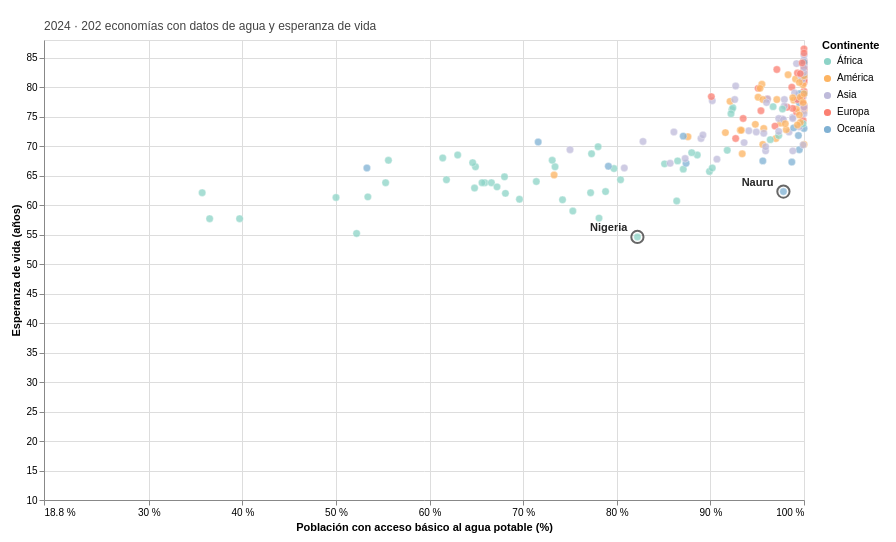

Notebook cell for this chart:
### Code cell
agua = agua.assign(
    continente=agua["iso3"].map(continente_por_iso3).fillna("Sin clasificar")
)

paleta_agua = {
    "África": "#8dd3c7",
    "América": "#fdb462",
    "Asia": "#bebada",
    "Europa": "#fb8072",
    "Oceanía": "#80b1d3",
}
continentes_agua = list(paleta_agua)
colores_agua = list(paleta_agua.values())

if "Sin clasificar" in agua["continente"].values:
    continentes_agua.append("Sin clasificar")
    colores_agua.append("#666666")

cobertura_agua = agua.groupby("anio", as_index=False)["iso3"].nunique()
cobertura_agua["texto"] = (
    cobertura_agua["anio"].astype(str)
    + " · "
    + cobertura_agua["iso3"].astype(str)
    + " economías con datos de agua y esperanza de vida"
)

anio_agua = alt.param(
    name="anio_agua",
    value=HASTA,
    bind=alt.binding_range(min=DESDE, max=HASTA, step=1, name="Año: "),
)
buscar_agua = alt.param(
    name="buscar_agua",
    value="",
    bind=alt.binding(
        input="search", placeholder="Ej.: Argentina", name="Buscar un país: ",
    ),
)
COINCIDE_AGUA = (
    "length(buscar_agua) > 1 && "
    "indexof(lower(datum.pais), lower(buscar_agua)) >= 0"
)

acceso_min_agua = float(agua["valor"].min())
x_agua = alt.X(
    "valor:Q",
    title="Población con acceso básico al agua potable (%)",
    scale=alt.Scale(type="linear", domain=[acceso_min_agua, 100], nice=False),
    axis=alt.Axis(
        values=[acceso_min_agua] + list(range(30, 101, 10)),
        labelExpr="format(datum.value, '~f') + ' %'",
    ),
)
vida_min_agua = int(agua["vida"].min() // 10) * 10
y_agua = alt.Y(
    "vida:Q",
    title="Esperanza de vida (años)",
    scale=alt.Scale(domain=[vida_min_agua, 88], nice=False),
)

base_agua = alt.Chart(agua).transform_filter(alt.datum.anio == anio_agua)

FICHA_AGUA = [
    alt.Tooltip("pais:N", title="País"),
    alt.Tooltip("continente:N", title="Continente"),
    alt.Tooltip("region:N", title="Región del Banco Mundial"),
    alt.Tooltip("fecha_anio:T", title="Año", format="%Y"),
    alt.Tooltip("valor:Q", title="Acceso básico a agua (% de la población)", format=".1f"),
    alt.Tooltip("vida:Q", title="Esperanza de vida (años)", format=".1f"),
]

color_continente_agua = alt.Color(
    "continente:N",
    title="Continente",
    scale=alt.Scale(domain=continentes_agua, range=colores_agua),
    legend=alt.Legend(
        orient="right", direction="vertical", symbolSize=75, symbolOpacity=1,
    ),
)
opacidad_puntos = (
    alt.when(COINCIDE_AGUA).then(alt.value(1))
    .when("length(buscar_agua) > 1").then(alt.value(0.18))
    .otherwise(alt.value(0.76))
)

puntos_agua = base_agua.mark_circle(
    size=55, stroke="white", strokeWidth=0.45,
).encode(
    x=x_agua,
    y=y_agua,
    color=color_continente_agua,
    opacity=opacidad_puntos,
    tooltip=FICHA_AGUA,
)

# Recorrido del país buscado hasta el año elegido.
recorrido = alt.Chart(agua).transform_filter(
    f"{COINCIDE_AGUA} && datum.anio <= anio_agua"
)
linea_recorrido = recorrido.mark_line(
    color="#262626",
    strokeWidth=1.5,
    point=alt.OverlayMarkDef(size=12, color="#262626"),
).encode(x=x_agua, y=y_agua, detail="pais:N", order="anio:Q")

nombre_recorrido = base_agua.transform_filter(COINCIDE_AGUA).mark_text(
    align="right", dx=-8, dy=-8, fontWeight="bold",
).encode(x=x_agua, y=y_agua, text="pais:N")

encabezado_agua = alt.Chart(cobertura_agua).transform_filter(
    alt.datum.anio == anio_agua
).mark_text(
    align="left", x=0, y=-14, fontSize=12, color="#444444",
).encode(text="texto:N")

casos_agua = base_agua.transform_filter(
    "length(buscar_agua) <= 1 && (datum.iso3 == 'NRU' || datum.iso3 == 'NGA')"
)
aros_agua = casos_agua.mark_point(
    shape="circle", filled=False, size=150, stroke="#262626", strokeWidth=2,
).encode(x=x_agua, y=y_agua, tooltip=FICHA_AGUA)

etiquetas_casos_agua = casos_agua.mark_text(
    align="right", dx=-10, dy=-9, fontWeight="bold", color="#262626",
).encode(x=x_agua, y=y_agua, text="pais:N", tooltip=FICHA_AGUA)

grafico_2 = (
    puntos_agua + linea_recorrido + nombre_recorrido + encabezado_agua
    + aros_agua + etiquetas_casos_agua
).add_params(
    anio_agua, buscar_agua,
).properties(
    width=760,
    height=460,
    padding={"top": 20, "left": 10, "right": 16, "bottom": 10},
)

grafico_2

### Figure 1 — Vega-Lite specification as saved in the notebook (floating-point values rounded to 4 significant figures; data arrays with more than 128 entries replaced by an {"elided": "..."} marker saying what was removed)
{"config": {"view": {"continuousWidth": 300, "continuousHeight": 300}}, "layer": [{"mark": {"type": "circle", "size": 55, "stroke": "white", "strokeWidth": 0.45}, "encoding": {"color": {"field": "continente", "legend": {"direction": "vertical", "orient": "right", "symbolOpacity": 1, "symbolSize": 75}, "scale": {"domain": ["África", "América", "Asia", "Europa", "Oceanía"], "range": ["#8dd3c7", "#fdb462", "#bebada", "#fb8072", "#80b1d3"]}, "title": "Continente", "type": "nominal"}, "opacity": {"condition": [{"test": "length(buscar_agua) > 1 && indexof(lower(datum.pais), lower(buscar_agua)) >= 0", "value": 1}, {"test": "length(buscar_agua) > 1", "value": 0.18}], "value": 0.76}, "tooltip": [{"field": "pais", "title": "País", "type": "nominal"}, {"field": "continente", "title": "Continente", "type": "nominal"}, {"field": "region", "title": "Región del Banco Mundial", "type": "nominal"}, {"field": "fecha_anio", "format": "%Y", "title": "Año", "type": "temporal"}, {"field": "valor", "format": ".1f", "title": "Acceso básico a agua (% de la población)", "type": "quantitative"}, {"field": "vida", "format": ".1f", "title": "Esperanza de vida (años)", "type": "quantitative"}], "x": {"axis": {"labelExpr": "format(datum.value, '~f') + ' %'", "values": [18.8, 30, 40, 50, 60, 70, 80, 90, 100]}, "field": "valor", "scale": {"domain": [18.8, 100], "nice": false, "type": "linear"}, "title": "Población con acceso básico al agua potable (%)", "type": "quantitative"}, "y": {"field": "vida", "scale": {"domain": [10, 88], "nice": false}, "title": "Esperanza de vida (años)", "type": "quantitative"}}, "transform": [{"filter": "(datum.anio === anio_agua)"}]}, {"mark": {"type": "line", "color": "#262626", "point": {"color": "#262626", "size": 12}, "strokeWidth": 1.5}, "encoding": {"detail": {"field": "pais", "type": "nominal"}, "order": {"field": "anio", "type": "quantitative"}, "x": {"axis": {"labelExpr": "format(datum.value, '~f') + ' %'", "values": [18.8, 30, 40, 50, 60, 70, 80, 90, 100]}, "field": "valor", "scale": {"domain": [18.8, 100], "nice": false, "type": "linear"}, "title": "Población con acceso básico al agua potable (%)", "type": "quantitative"}, "y": {"field": "vida", "scale": {"domain": [10, 88], "nice": false}, "title": "Esperanza de vida (años)", "type": "quantitative"}}, "transform": [{"filter": "length(buscar_agua) > 1 && indexof(lower(datum.pais), lower(buscar_agua)) >= 0 && datum.anio <= anio_agua"}]}, {"mark": {"type": "text", "align": "right", "dx": -8, "dy": -8, "fontWeight": "bold"}, "encoding": {"text": {"field": "pais", "type": "nominal"}, "x": {"axis": {"labelExpr": "format(datum.value, '~f') + ' %'", "values": [18.8, 30, 40, 50, 60, 70, 80, 90, 100]}, "field": "valor", "scale": {"domain": [18.8, 100], "nice": false, "type": "linear"}, "title": "Población con acceso básico al agua potable (%)", "type": "quantitative"}, "y": {"field": "vida", "scale": {"domain": [10, 88], "nice": false}, "title": "Esperanza de vida (años)", "type": "quantitative"}}, "transform": [{"filter": "(datum.anio === anio_agua)"}, {"filter": "length(buscar_agua) > 1 && indexof(lower(datum.pais), lower(buscar_agua)) >= 0"}]}, {"data": {"name": "data-eb0c8e4a08228ed7a16c5e336a2e236a"}, "mark": {"type": "text", "align": "left", "color": "#444444", "fontSize": 12, "x": 0, "y": -14}, "encoding": {"text": {"field": "texto", "type": "nominal"}}, "transform": [{"filter": "(datum.anio === anio_agua)"}]}, {"data": {"name": "data-d77b82fc775ab1666d98e46c457b9c4e"}, "mark": {"type": "point", "filled": false, "shape": "circle", "size": 150, "stroke": "#262626", "strokeWidth": 2}, "encoding": {"tooltip": [{"field": "pais", "title": "País", "type": "nominal"}, {"field": "continente", "title": "Continente", "type": "nominal"}, {"field": "region", "title": "Región del Banco Mundial", "type": "nominal"}, {"field": "fecha_anio", "format": "%Y", "title": "Año", "type": "temporal"}, {"field": "valor", "format": ".1f", "title": "Acceso básico a agua (% de la población)", "type": "quantitative"}, {"field": "vida", "format": ".1f", "title": "Esperanza de vida (años)", "type": "quantitative"}], "x": {"axis": {"labelExpr": "format(datum.value, '~f') + ' %'", "values": [18.8, 30, 40, 50, 60, 70, 80, 90, 100]}, "field": "valor", "scale": {"domain": [18.8, 100], "nice": false, "type": "linear"}, "title": "Población con acceso básico al agua potable (%)", "type": "quantitative"}, "y": {"field": "vida", "scale": {"domain": [10, 88], "nice": false}, "title": "Esperanza de vida (años)", "type": "quantitative"}}, "transform": [{"filter": "(datum.anio === anio_agua)"}, {"filter": "length(buscar_agua) <= 1 && (datum.iso3 == 'NRU' || datum.iso3 == 'NGA')"}]}, {"data": {"name": "data-d77b82fc775ab1666d98e46c457b9c4e"}, "mark": {"type": "text", "align": "right", "color": "#262626", "dx": -10, "dy": -9, "fontWeight": "bold"}, "encoding": {"text": {"field": "pais", "type": "nominal"}, "tooltip": [{"field": "pais", "title": "País", "type": "nominal"}, {"field": "continente", "title": "Continente", "type": "nominal"}, {"field": "region", "title": "Región del Banco Mundial", "type": "nominal"}, {"field": "fecha_anio", "format": "%Y", "title": "Año", "type": "temporal"}, {"field": "valor", "format": ".1f", "title": "Acceso básico a agua (% de la población)", "type": "quantitative"}, {"field": "vida", "format": ".1f", "title": "Esperanza de vida (años)", "type": "quantitative"}], "x": {"axis": {"labelExpr": "format(datum.value, '~f') + ' %'", "values": [18.8, 30, 40, 50, 60, 70, 80, 90, 100]}, "field": "valor", "scale": {"domain": [18.8, 100], "nice": false, "type": "linear"}, "title": "Población con acceso básico al agua potable (%)", "type": "quantitative"}, "y": {"field": "vida", "scale": {"domain": [10, 88], "nice": false}, "title": "Esperanza de vida (años)", "type": "quantitative"}}, "transform": [{"filter": "(datum.anio === anio_agua)"}, {"filter": "length(buscar_agua) <= 1 && (datum.iso3 == 'NRU' || datum.iso3 == 'NGA')"}]}], "data": {"name": "data-d77b82fc775ab1666d98e46c457b9c4e"}, "height": 460, "padding": {"top": 20, "left": 10, "right": 16, "bottom": 10}, "params": [{"name": "anio_agua", "bind": {"input": "range", "max": 2024, "min": 2000, "name": "Año: ", "step": 1}, "value": 2024}, {"name": "buscar_agua", "bind": {"input": "search", "name": "Buscar un país: ", "placeholder": "Ej.: Argentina"}, "value": ""}], "width": 760, "$schema": "https://vega.github.io/schema/vega-lite/v5.20.1.json", "datasets": {"data-d77b82fc775ab1666d98e46c457b9c4e": {"elided": "5209 records"}, "data-eb0c8e4a08228ed7a16c5e336a2e236a": [{"anio": 2000, "iso3": 203, "texto": "2000 · 203 economías con datos de agua y esperanza de vida"}, {"anio": 2001, "iso3": 204, "texto": "2001 · 204 economías con datos de agua y esperanza de vida"}, {"anio": 2002, "iso3": 206, "texto": "2002 · 206 economías con datos de agua y esperanza de vida"}, {"anio": 2003, "iso3": 206, "texto": "2003 · 206 economías con datos de agua y esperanza de vida"}, {"anio": 2004, "iso3": 206, "texto": "2004 · 206 economías con datos de agua y esperanza de vida"}, {"anio": 2005, "iso3": 209, "texto": "2005 · 209 economías con datos de agua y esperanza de vida"}, {"anio": 2006, "iso3": 210, "texto": "2006 · 210 economías con datos de agua y esperanza de vida"}, {"anio": 2007, "iso3": 210, "texto": "2007 · 210 economías con datos de agua y esperanza de vida"}, {"anio": 2008, "iso3": 211, "texto": "2008 · 211 economías con datos de agua y esperanza de vida"}, {"anio": 2009, "iso3": 212, "texto": "2009 · 212 economías con datos de agua y esperanza de vida"}, {"anio": 2010, "iso3": 212, "texto": "2010 · 212 economías con datos de agua y esperanza de vida"}, {"anio": 2011, "iso3": 213, "texto": "2011 · 213 economías con datos de agua y esperanza de vida"}, {"anio": 2012, "iso3": 213, "texto": "2012 · 213 economías con datos de agua y esperanza de vida"}, {"anio": 2013, "iso3": 213, "texto": "2013 · 213 economías con datos de agua y esperanza de vida"}, {"anio": 2014, "iso3": 213, "texto": "2014 · 213 economías con datos de agua y esperanza de vida"}, {"anio": 2015, "iso3": 213, "texto": "2015 · 213 economías con datos de agua y esperanza de vida"}, {"anio": 2016, "iso3": 214, "texto": "2016 · 214 economías con datos de agua y esperanza de vida"}, {"anio": 2017, "iso3": 211, "texto": "2017 · 211 economías con datos de agua y esperanza de vida"}, {"anio": 2018, "iso3": 207, "texto": "2018 · 207 economías con datos de agua y esperanza de vida"}, {"anio": 2019, "iso3": 206, "texto": "2019 · 206 economías con datos de agua y esperanza de vida"}, {"anio": 2020, "iso3": 205, "texto": "2020 · 205 economías con datos de agua y esperanza de vida"}, {"anio": 2021, "iso3": 204, "texto": "2021 · 204 economías con datos de agua y esperanza de vida"}, {"anio": 2022, "iso3": 203, "texto": "2022 · 203 economías con datos de agua y esperanza de vida"}, {"anio": 2023, "iso3": 203, "texto": "2023 · 203 economías con datos de agua y esperanza de vida"}, {"anio": 2024, "iso3": 202, "texto": "2024 · 202 economías con datos de agua y esperanza de vida"}]}}
